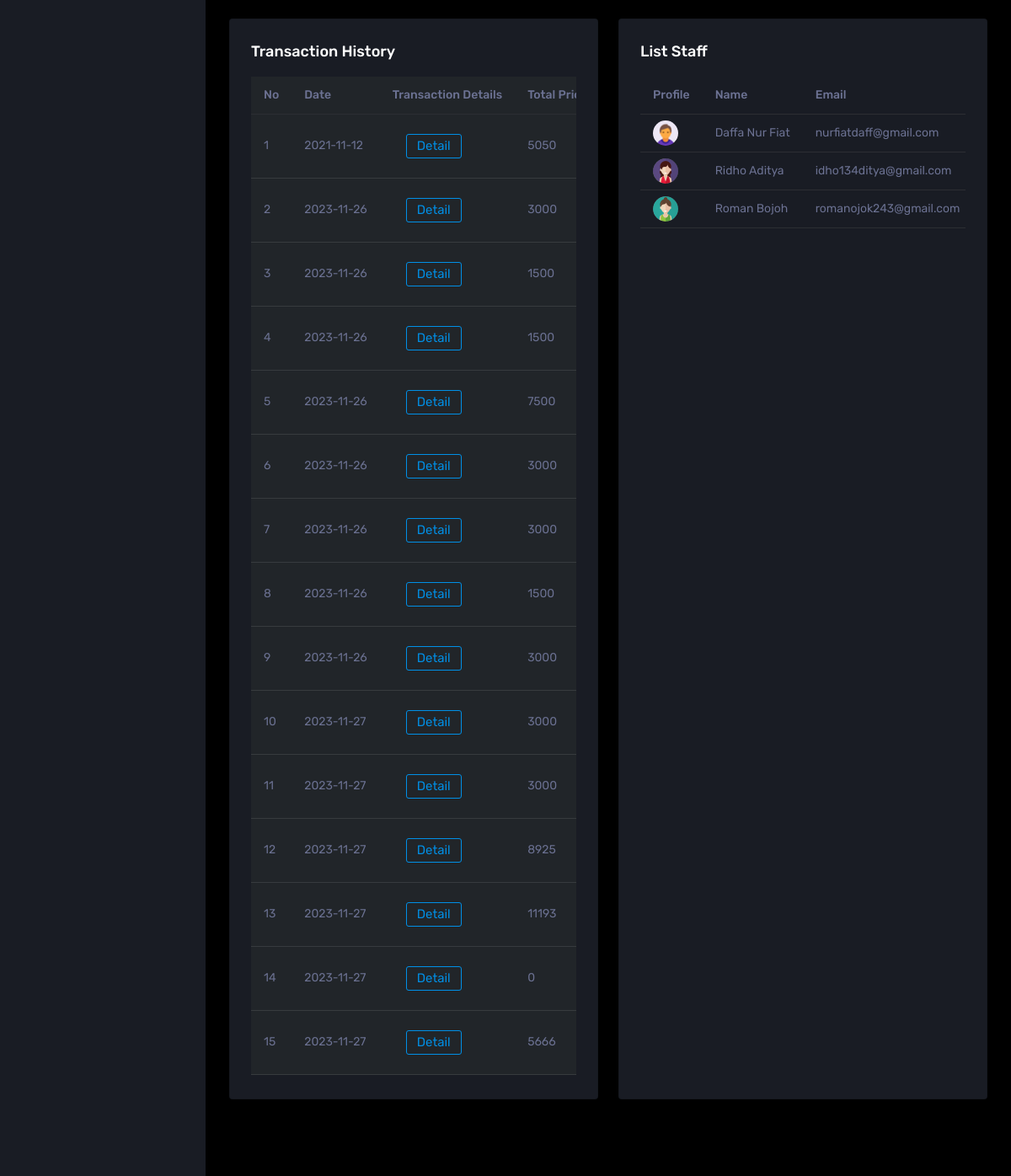
Page /pages/manager/dashboard.php (signed in, lower part) on the earlier database version.
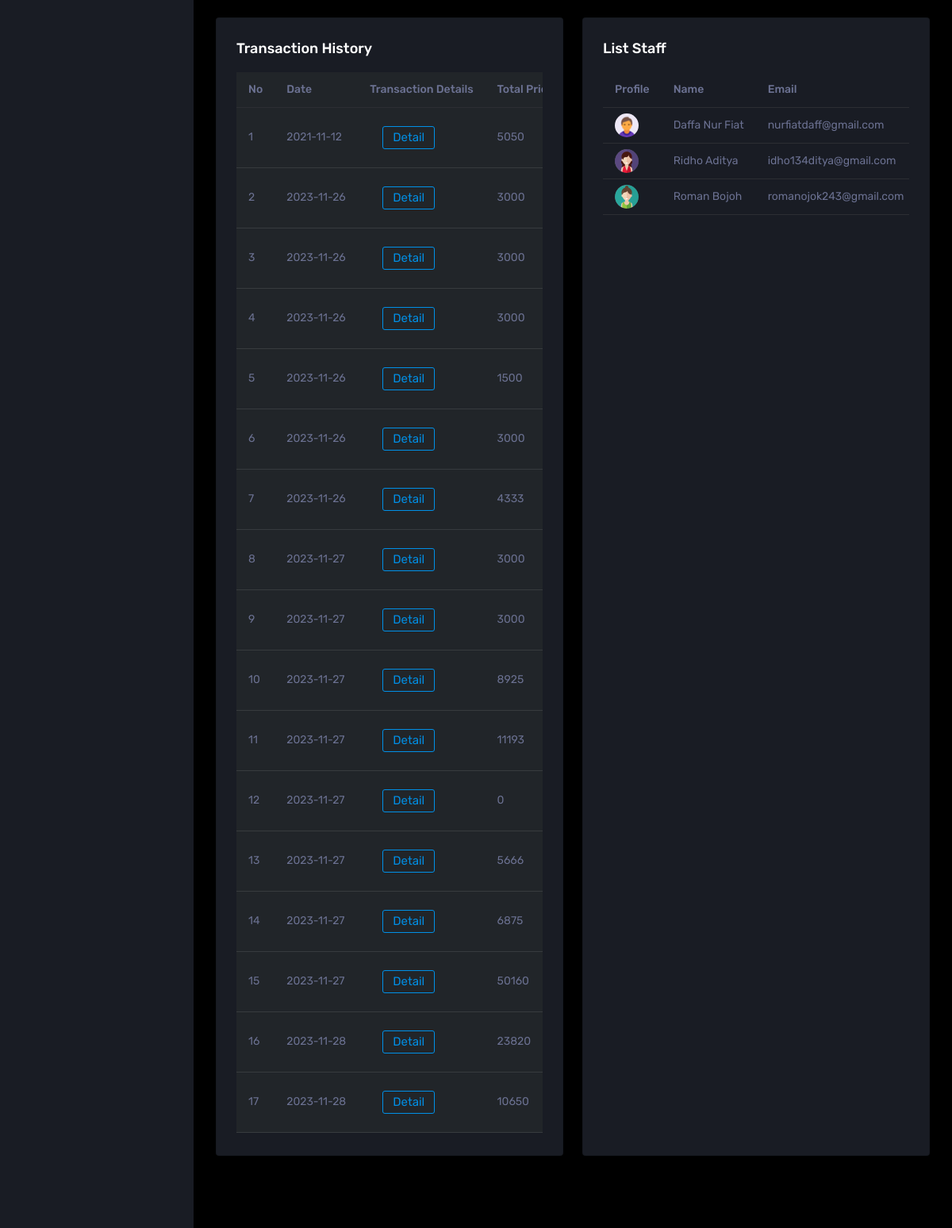
Same page on the later database version.
### tables this page shows
CREATE TABLE IF NOT EXISTS `transaksi` (
  `idTransaksi` int(11) NOT NULL AUTO_INCREMENT,
  `tanggalTransaksi` date DEFAULT NULL,
  `totalHarga` int(11) DEFAULT NULL,
  `status` int(11) DEFAULT NULL,
  `statusReq` int(11) DEFAULT NULL,
  `isKokiReq` int(11) DEFAULT NULL,
  PRIMARY KEY (`idTransaksi`)
);

### pages/functions.php (called while the page is built, shortened)
<?php
	$conn = mysqli_connect("localhost", "root", "", "db_tendabiru");
	function read_data($query){
		$transaksi = [];
		global $conn;
		$result = mysqli_query($conn, $query);
		while ($data = mysqli_fetch_assoc($result)){
			$transaksi[] = $data;
		}
		return $transaksi;
	}
?>

### pages/manager/dashboard.php (the view, shortened to what this page needs)
<?php
require '../functions.php';
$riwayattransaksi = read_data("SELECT *
                  FROM transaksi
                  WHERE
                  statusReq=1 AND
                  status IN (0,1,2,3,4)");
?>
<!DOCTYPE html>
<html lang="en">
  <head>
    <link rel="stylesheet" href="../../assets/vendors/mdi/css/materialdesignicons.min.css">
    <link rel="stylesheet" href="../../assets/vendors/css/vendor.bundle.base.css">
    <link rel="stylesheet" href="../../assets/vendors/jvectormap/jquery-jvectormap.css">
    <link rel="stylesheet" href="../../assets/vendors/flag-icon-css/css/flag-icon.min.css">
    <link rel="stylesheet" href="../../assets/vendors/owl-carousel-2/owl.carousel.min.css">
    <link rel="stylesheet" href="../../assets/vendors/owl-carousel-2/owl.theme.default.min.css">
    <link rel="stylesheet" href="../../assets/css/style.css">
  </head>
  <body>
    <div class="container-scroller">
      <nav class="sidebar sidebar-offcanvas" id="sidebar">
      </nav>
      <div class="container-fluid page-body-wrapper">
        <div class="main-panel">
          <div class="content-wrapper">
            <div class="row">
              <div class="col-lg-6 grid-margin stretch-card">
                <div class="card">
                  <div class="card-body">
                    <h4 class="card-title">Transaction History</h4>
                    <div class="table-responsive">
                      <table class="table table-dark">
                        <thead>
                          <tr>
                            <th> No </th>
                            <th> Date </th>
                            <th> Transaction Details </th>
                            <th> Total Price </th>
                          </tr>
                        </thead>
                        <tbody>
                          <?php $no = 1 ?>
                          <?php foreach ($riwayattransaksi as $trs) : ?>
                          <tr>
                            <td>
                              <?= $no ?>
                            </td>
                            <td>
                              <?= $trs["tanggalTransaksi"] ?>
                            </td>
                            <td>
                              <a class="nav-link" href="orderdetail.php?id=<?= $trs["idTransaksi"]?>">
                                <button type="button" class="btn btn-outline-primary btn-icon-text"> Detail </button>
                              </a>
                            </td>
                            <td>
                              <?= $trs["totalHarga"]; ?>
                            </td>
                          </tr>
                          <?php $no++ ?>
                          <?php endforeach; ?>
                        </tbody>
                      </table>
                    </div>
                  </div>
                </div>
              </div>
              <div class="col-lg-6 grid-margin stretch-card">
                <div class="card">
                  <div class="card-body">
                    <h4 class="card-title">List Staff</h4>
                    <div class="table-responsive">
                      <table class="table">
                        <thead>
                          <tr>
                            <th> Profile </th>
                            <th> Name </th>
                            <th> Email </th>
                          </tr>
                        </thead>
                        <tbody>
                          <tr>
                            <td class="py-1">
                              <img src="../../assets/images/faces-clipart/pic-1.png" alt="image" />
                            </td>
                            <td> Daffa Nur Fiat </td>
                            <td> nurfiatdaff@gmail.com </td>
                          </tr>
                          <tr>
                            <td class="py-1">
                              <img src="../../assets/images/faces-clipart/pic-2.png" alt="image" />
                            </td>
                            <td> Ridho Aditya </td>
                            <td> idho134ditya@gmail.com </td>
                          </tr>
                          <tr>
                            <td class="py-1">
                              <img src="../../assets/images/faces-clipart/pic-3.png" alt="image" />
                            </td>
                            <td> Roman Bojoh </td>
                            <td> romanojok243@gmail.com </td>
                          </tr>
                        </tbody>
                      </table>
                    </div>
                  </div>
                </div>
              </div>
          <footer class="footer">
          </footer>
            </div>
          </div>
        </div>
      </div>
    </div>
  </body>
</html>

Differences in the rows shown:
removed transaksi: tanggalTransaksi "2023-11-26", totalHarga "1500"
removed transaksi: tanggalTransaksi "2023-11-26", totalHarga "1500"
removed transaksi: tanggalTransaksi "2023-11-26", totalHarga "7500"
now on this page (row edited): transaksi: tanggalTransaksi "2023-11-26", totalHarga "4333"
added transaksi: tanggalTransaksi "2023-11-27", totalHarga "6875"
added transaksi: tanggalTransaksi "2023-11-27", totalHarga "50160"
added transaksi: tanggalTransaksi "2023-11-28", totalHarga "23820"
added transaksi: tanggalTransaksi "2023-11-28", totalHarga "10650"
